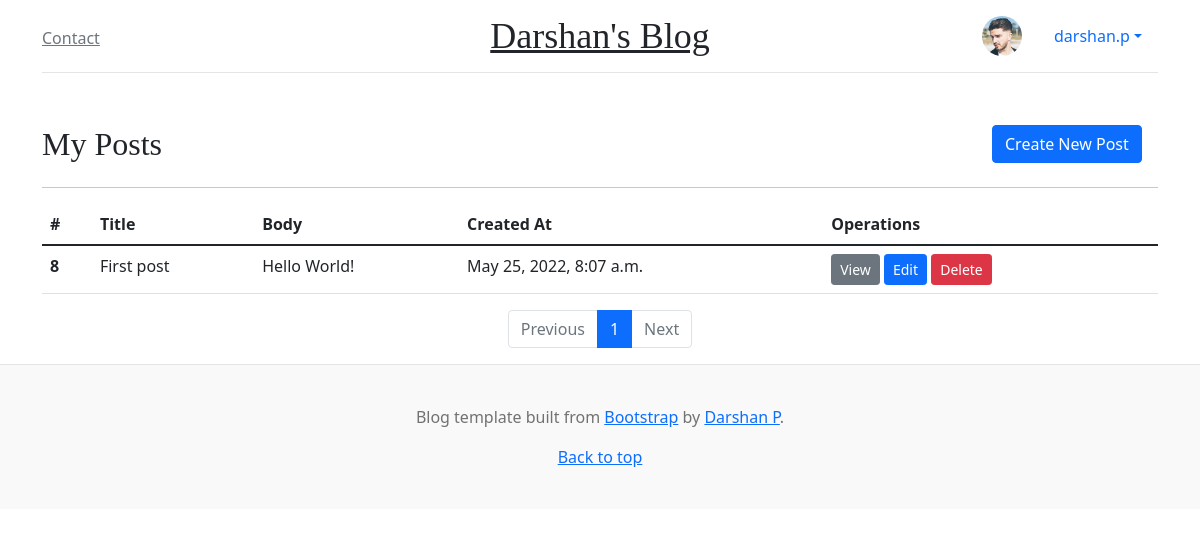
The app's page /posts/ (signed in) with its own data.
### blog/models.py (models this page shows, shortened)
class UserProfile(models.Model):
    user = models.OneToOneField(User, on_delete=models.CASCADE)
    avatar = models.ImageField(default='default.jpg', upload_to='profile_pics')

class Post(models.Model):
    class Meta:
        ordering = ['created_at']
        db_table = 'posts'
    POST_LENGTHS = [
        ('S', 'Small'),
        ('M', 'Medium'),
        ('L', 'Large')
    ]
    post_length = models.CharField(max_length=1, choices=POST_LENGTHS)
    title = models.CharField(max_length=50)
    body = models.TextField()
    slug = AutoSlugField(populate_from='title', unique=True, editable=True)
    categories = models.ManyToManyField('Category', related_name='posts', blank=True)
    tags = models.ManyToManyField('Tag', related_name='posts', blank=True,
                                  help_text='Hold down “Control”, or “Command” on a Mac, to select more than one.')
    user = models.ForeignKey(User, on_delete=models.SET_NULL, null=True)
    created_at = models.DateTimeField(auto_now_add=True)
    updated_at = models.DateTimeField(auto_now_add=True)

### blog/views.py (the view)
# urls.py: path('posts/', views.PostListView.as_view(), name='post_list'),
class PostListView(LoginRequiredMixin, generic.ListView):
    model = Post
    paginate_by = 5
    context_object_name = "posts"
    ordering = ['-created_at']
    def get_queryset(self):
        user = self.request.user
        queryset = Post.objects.filter(user=user)
        return queryset

### blog/context_processors.py (called while the page is built)
def categories(request):
    return {
        'tags': Tag.objects.order_by('id')
    }

### blog/templates/blog/post_list.html (shortened to what this page needs)
{% extends "base.html" %}
{% load crispy_forms_tags %}
{% block content %}
<div class="row">
    <div class="col-md-10">
        <h2>My Posts</h2>
    </div>
    <div class="col-md-2">
        <a href="{% url 'blog:post_create' %}" class="btn btn-block btn-primary btn-h1-spacing">Create New Post</a>
    </div>
    <div class="col-md-12">
        <hr>
    </div>
</div>
<div class="row">
    <div class="col-md-12">
        <table class="table">
            <thead>
                <th>#</th>
                <th>Title</th>
                <th>Body</th>
                <th>Created At</th>
                <th>Operations</th>
            </thead>
            <tbody>
            {% for post in posts %}
            <tr>
                <th>{{ post.id }}</th>
                <td>{{ post.title }}</td>
                <td>{{ post.body|striptags|slice:":50" }} {% if post.body|striptags|length >= 50 %} {{ "....." }} {% endif %}</td>
                <td>{{ post.created_at }} {{tz}}</td>
                <td><a href="{% url 'blog:post_detail' post.slug %}" class="btn btn-secondary btn-sm">View</a>
                    <a href="{% url 'blog:post_update' post.slug %}" class="btn btn-primary btn-sm">Edit</a>
                    <a href="{% url 'blog:post_delete' post.slug %}" class="btn btn-danger btn-sm">Delete</a>
                </td>
            </tr>
            {% endfor %}
            </tbody>
        </table>
    </div>
</div>
<nav aria-label="...">
  <ul class="pagination justify-content-center">
      {% if page_obj.has_previous %}
      <li class="page-item">
          <a class="page-link" href="?page={{ page_obj.previous_page_number }}">Previous</a>
      </li>
      {% else %}
      <li class="page-item disabled">
        <a class="page-link">Previous</a>
      </li>
      {% endif %}
      {% for page_number in paginator.page_range %}
          {% if page_number == page_obj.number %}
          <li class="page-item active" aria-current="page">
              <span class="page-link">{{page_number}}</span>
          </li>
          {% else %}
          <li class="page-item"><a class="page-link" href="?page={{ page_number }}">{{page_number}}</a></li>
          {% endif %}
      {% endfor %}
      {% if page_obj.has_next %}
      <li class="page-item">
          <a class="page-link" href="?page={{ page_obj.next_page_number }}">Next</a>
      </li>
      {% else %}
      <li class="page-item disabled">
        <a class="page-link">Next</a>
      </li>
      {% endif %}
  </ul>
</nav>
{% endblock %}

### templates/navbar_top.html (shortened to what this page needs)
<div class="container">
    <header class="blog-header py-3">
        <div class="row flex-nowrap justify-content-between align-items-center">
          <div class="col-4 pt-1">
            <a class="link-secondary" href="{% url 'contact' %}">Contact</a></div>
          <div class="col-4 text-center">
            <a class="blog-header-logo text-dark" href="{% url 'blog:blog_home' %}">Darshan's Blog</a>
          </div>
          <div class="col-4 d-flex justify-content-end align-items-center">
            {% if request.user.is_authenticated %}
            <img class="rounded-circle shadow-1-strong me-3" src="{{ request.user.userprofile.avatar.url }}"
                 alt="avatar" width="40" height="40" />
            <ul class="nav nav-pills">
              <li class="nav-item dropdown">
                <a class="nav-link dropdown-toggle" data-bs-toggle="dropdown" href="#" role="button" aria-expanded="false">{{ request.user.username }}</a>
              </li>
            </ul>
            {% else %}
            <a href="{% url 'login' %}" class="btn btn-default">Login</a>
            {% endif %}
          </div>
        </div>
      </header>
    {% if request.user.is_authenticated %}
    <div class="nav-scroller py-1 mb-2">
        <nav class="nav d-flex justify-content-between">
        </nav>
      </div>
    {% endif %}
</div>

### static/css/style.css (style rules this page uses)
.blog-header { line-height: 1; border-bottom: 1px solid #e5e5e5; }
.blog-header-logo { font-family: "Playfair Display", Georgia, "Times New Roman", serif; font-size: 2.25rem; }
h1, h2, h3, h4, h5, h6 { font-family: "Playfair Display", Georgia, "Times New Roman", serif; }
.nav-scroller { position: relative; z-index: 2; height: 2.75rem; overflow-y: hidden; }
.nav-scroller .nav { display: flex; flex-wrap: nowrap; padding-bottom: 1rem; margin-top: -1px; overflow-x: auto; text-align: center; white-space: nowrap; -webkit-overflow-scrolling: touch; }

### records on screen
Post: id "8", title "First post", body "Hello World!", created_at "May 25, 2022, 8:07 a.m."

### other values on screen
{{ request.user.username }} "darshan.p"
{{ page_number }} "1"
